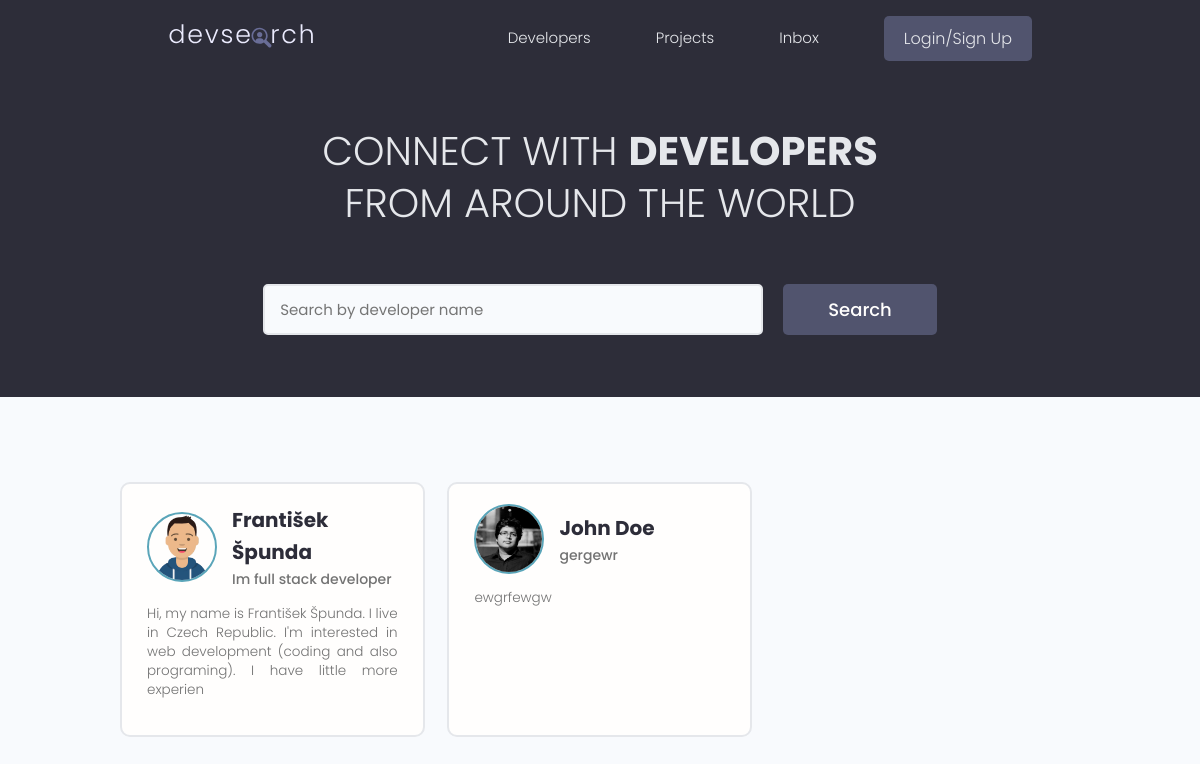
/, run on an earlier commit of the app's database.
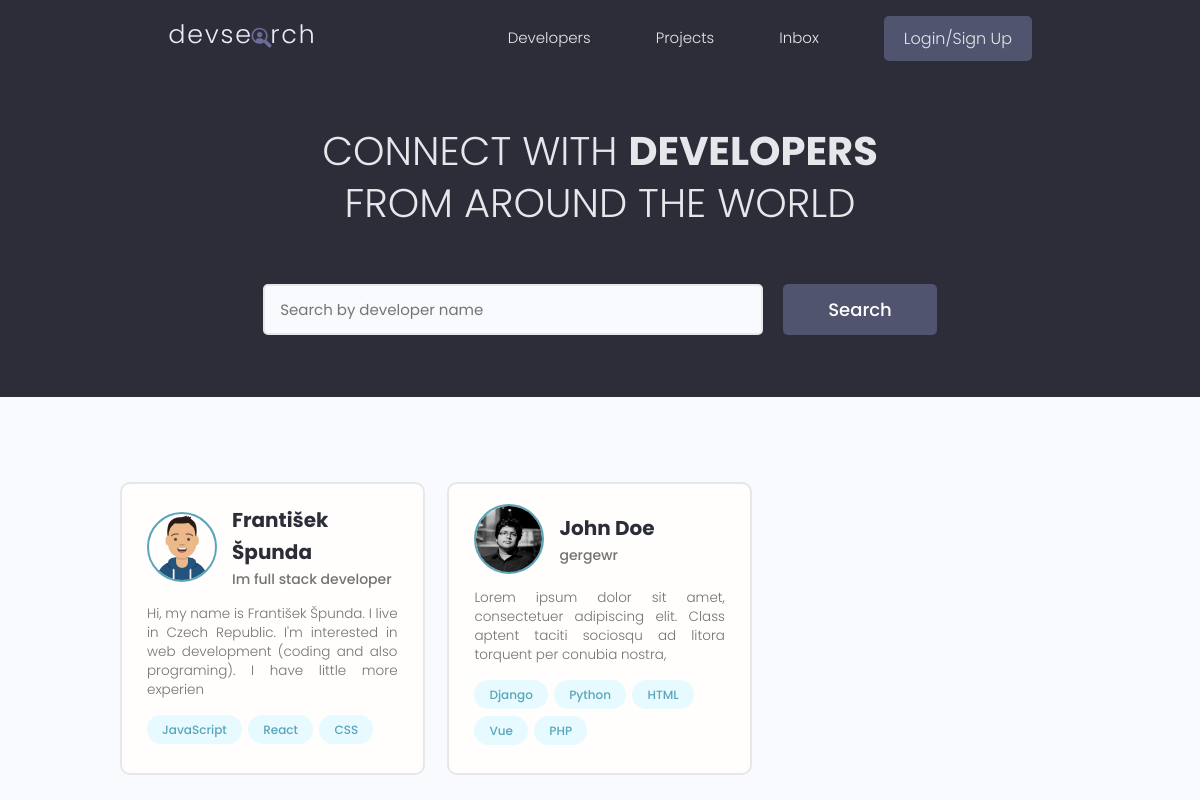
And on a later commit of the database.
### users/models.py (models this page shows, shortened)
class Profile(models.Model):
    user = models.OneToOneField(User, on_delete=models.CASCADE, null=True, blank=True)
    username = models.CharField(max_length=200, blank=True, null=True)
    location = models.CharField(max_length=200, blank=True, null=True)
    name = models.CharField(max_length=200, blank=True, null=True)
    email = models.EmailField(max_length=500, blank=True, null=True)
    short_intro = models.CharField(max_length=200, blank=True, null=True)
    bio = models.TextField(blank=True, null=True)
    profile_image = models.ImageField(null=True, blank=True, upload_to='profiles/', default='profiles/user-default.png')
    social_github = models.CharField(max_length=200, blank=True, null=True)
    social_twitter = models.CharField(max_length=200, blank=True, null=True)
    social_linkedin = models.CharField(max_length=200, blank=True, null=True)
    social_youtube = models.CharField(max_length=200, blank=True, null=True)
    social_website = models.CharField(max_length=200, blank=True, null=True)
    created = models.DateTimeField(auto_now_add=True)
    id = models.UUIDField(default=uuid.uuid4, unique=True, primary_key=True, editable=False)

class Skill(models.Model):
    owner = models.ForeignKey(Profile, on_delete=models.CASCADE, null=True, blank=True)
    name = models.CharField(max_length=200, blank=True, null=True)
    description = models.TextField(null=True, blank=True)
    created = models.DateTimeField(auto_now_add=True)
    id = models.UUIDField(default=uuid.uuid4, unique=True, primary_key=True, editable=False)

### users/views.py (the view)
# urls.py: path('', views.profiles, name="profiles"),
def profiles(request):
    profiles = Profile.objects.all()
    context = {'profiles': profiles}
    return render(request, 'users/profiles.html', context)

### users/templates/users/profiles.html (shortened to what this page needs)
{% extends 'main.html' %}
{% block content %}
<main class="home">
  <section class="hero-section text-center">
    <div class="container container--narrow">
      <div class="hero-section__box">
        <h2>CONNECT WITH <span>DEVELOPERS</span></h2>
        <h2>FROM AROUND THE WORLD</h2>
      </div>
      <div class="hero-section__search">
        <form class="form" action="#" method="get">
          <div class="form__field">
            <input class="input input--text" id="formInput#search" type="text" name="text"
              placeholder="Search by developer name" />
          </div>
          <input class="btn btn--sub btn--lg" type="submit" value="Search" />
        </form>
      </div>
    </div>
  </section>
  <section class="devlist">
    <div class="container">
      <div class="grid grid--three">
        {% for profile in profiles %}
        <div class="column card">
          <div class="dev">
            <a href="{% url 'user-profile' profile.id %}" class="card__body">
              <div class="dev__profile">
                <img class="avatar avatar--md" src="{{profile.profile_image.url}}" alt="image" />
                <div class="dev__meta">
                  <h3>{{profile.name}}</h3>
                  <h5>{{profile.short_intro|slice:'60'}}</h5>
                </div>
              </div>
              <p class="dev__info">{{profile.bio|slice:'150'}}</p>
              <div class="dev__skills">
                {% for skill in profile.skill_set.all|slice:'5' %}
                <span class="tag tag--pill tag--main">
                  <small>{{skill.name}}</small>
                </span>
                {% endfor %}
              </div>
            </a>
          </div>
        </div>
        {% endfor %}
      </div>
    </div>
  </section>
</main>
{% endblock content %}

What changed in the data, as far as the page shows it:
added Skill: name "JavaScript", shown under Profile "František Špunda"
added Skill: name "React", shown under Profile "František Špunda"
added Skill: name "CSS", shown under Profile "František Špunda"
changed Profile "John Doe": bio "ewgrfewgw" → "Lorem ipsum dolor sit amet, consectetuer adipiscing elit. Class aptent taciti sociosqu ad litora torquent per conubia nostra,"
added Skill: name "Django", shown under Profile "John Doe"
added Skill: name "Python", shown under Profile "John Doe"
added Skill: name "HTML", shown under Profile "John Doe"
added Skill: name "Vue", shown under Profile "John Doe"
added Skill: name "PHP", shown under Profile "John Doe"
